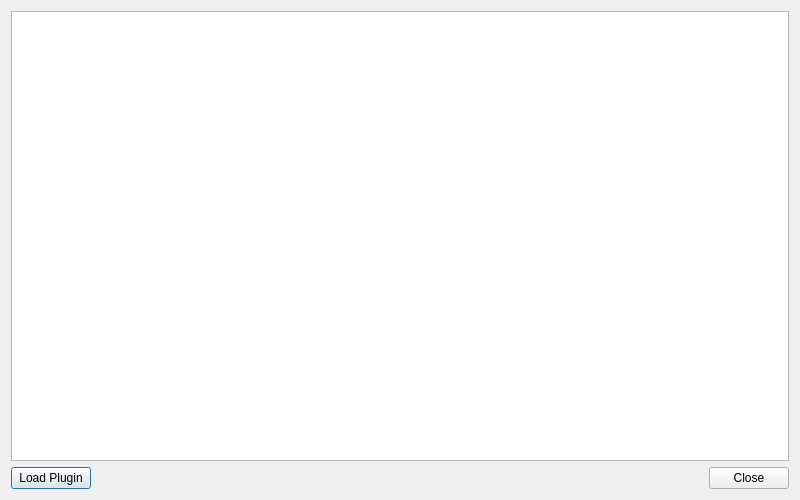
<?xml version="1.0" encoding="UTF-8"?>
<ui version="4.0">
 <class>PluginDialog</class>
 <widget class="QDialog" name="PluginDialog">
  <property name="geometry">
   <rect>
    <x>0</x>
    <y>0</y>
    <width>800</width>
    <height>500</height>
   </rect>
  </property>
  <property name="minimumSize">
   <size>
    <width>400</width>
    <height>250</height>
   </size>
  </property>
  <property name="windowTitle">
   <string>PlugIn Manager</string>
  </property>
  <layout class="QVBoxLayout" name="verticalLayout">
   <item>
    <widget class="QTableView" name="tableView">
     <property name="alternatingRowColors">
      <bool>true</bool>
     </property>
     <property name="selectionMode">
      <enum>QAbstractItemView::ExtendedSelection</enum>
     </property>
     <property name="selectionBehavior">
      <enum>QAbstractItemView::SelectRows</enum>
     </property>
     <property name="showGrid">
      <bool>false</bool>
     </property>
     <property name="gridStyle">
      <enum>Qt::NoPen</enum>
     </property>
     <attribute name="horizontalHeaderMinimumSectionSize">
      <number>32</number>
     </attribute>
     <attribute name="horizontalHeaderStretchLastSection">
      <bool>true</bool>
     </attribute>
     <attribute name="verticalHeaderVisible">
      <bool>false</bool>
     </attribute>
    </widget>
   </item>
   <item>
    <layout class="QHBoxLayout" name="horizontalLayout">
     <property name="leftMargin">
      <number>0</number>
     </property>
     <property name="topMargin">
      <number>0</number>
     </property>
     <item>
      <widget class="QPushButton" name="loadButton">
       <property name="text">
        <string>Load Plugin</string>
       </property>
      </widget>
     </item>
     <item>
      <spacer name="horizontalSpacer">
       <property name="orientation">
        <enum>Qt::Horizontal</enum>
       </property>
       <property name="sizeHint" stdset="0">
        <size>
         <width>40</width>
         <height>20</height>
        </size>
       </property>
      </spacer>
     </item>
     <item>
      <widget class="QPushButton" name="closeButton">
       <property name="text">
        <string>Close</string>
       </property>
      </widget>
     </item>
    </layout>
   </item>
  </layout>
 </widget>
 <resources/>
 <connections/>
</ui>
